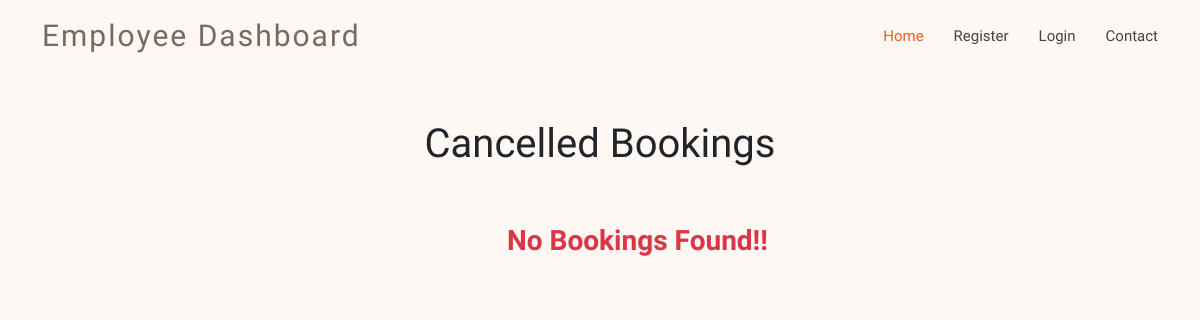
Before: /employee/cancelled_bookings/ (signed in) with the older database file.
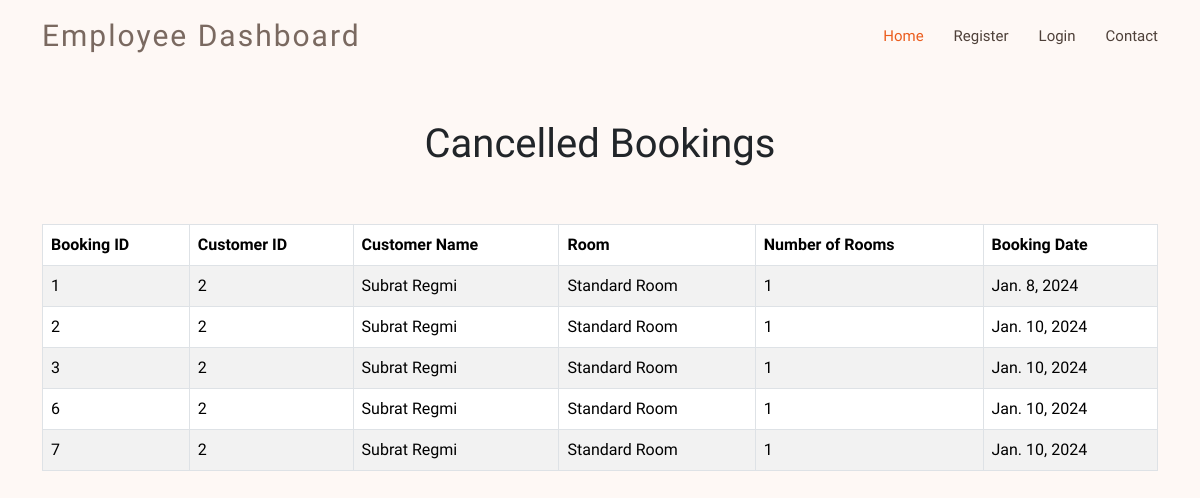
After: the same page with the newer database file.
### shared/models.py (models this page shows, shortened)
class Booking(models.Model):
    MealPlan = (
        ('Not Selected', 'None'),
        ('Meal Plan 1', 'Dinner'),
        ('Meal Plan 2', 'Dinner and Breakfast'),
        ('Meal Plan 3', 'Dinner, Breakfast, and Lunch'),
    )
    Branch = (
        ('Branch 1', 'Branch 1'),
        ('Branch 2', 'Branch 2'),
        ('Branch 3', 'Branch 3'),
        ('Branch 4', 'Branch 4'),
        ('Branch 5', 'Branch 5'),
    )
    CheckedInStatus = (
        ('True','Checked In'),
        ('False','Not Checked In'),
    )
    room = models.ForeignKey(Room, on_delete=models.CASCADE)
    customer = models.ForeignKey(CustomUser, on_delete=models.CASCADE)
    no_of_rooms = models.PositiveIntegerField(default=1)
    no_of_adults = models.PositiveIntegerField(default = 1)
    no_of_children = models.IntegerField(default = 0)
    checkin_date = models.DateField(default = datetime.now().date())
    checkin_month = models.IntegerField(null = True)
    checkin_day = models.IntegerField(null = True)
    checkout_date = models.DateField(default = datetime.now().date() + timedelta(days=1))
    booking_date = models.DateField(default = datetime.now().date())
    no_of_days = models.IntegerField(blank = True, null = True)
    weeknights = models.IntegerField(null = True)
    weekend_nights = models.IntegerField(null = True)
    lead_time = models.IntegerField(blank = True, null = True)
    meal_plan = models.CharField(max_length=255, choices = MealPlan, default = 'None')
    car_parking = models.BooleanField(default = False)
    branch = models.CharField(max_length=255, choices=Branch, default ='Branch 1')
    children_meal = models.BooleanField(default = False, null = True)
    city_map = models.BooleanField(default = False, null = True)
    tour_guide = models.BooleanField(default = False, null = True)
    airport_pickup = models.BooleanField(default = False, null = True)
    wheelchair = models.BooleanField(default = False, null = True)
    no_of_special_requests = models.IntegerField(null = True)
    dynamic_price = models.DecimalField(max_digits = 10, decimal_places = 2, null = True)
    status = models.BooleanField(null = True)
    processed = models.BooleanField(default = False)
    checked_in_status = models.CharField(null = True,max_length = 20, choices = CheckedInStatus)
    prediction_status = models.BooleanField(null = True)

class CustomUser(AbstractUser):
    email = models.EmailField(unique=True)
    username = models.CharField(max_length=255, unique = True)
    fullname = models.CharField(max_length=255)
    phone_number = models.CharField(max_length=15, blank=True, null=True, validators=[RegexValidator(regex=r'^\d+$', message='Phone number must contain only digits.')])
    is_customer = models.BooleanField(default=False)
    is_employee = models.BooleanField(default=False)
    repeated_guest = models.BooleanField(null  = True, default = False)
    previous_bookings_not_cancelled = models.IntegerField(default=0)
    previous_bookings_cancelled = models.IntegerField(default=0)
    objects = CustomUserManager()
    USERNAME_FIELD = 'email'
    REQUIRED_FIELDS = ['username', 'fullname']

class Room(models.Model):
    name = models.CharField(max_length=50)
    price = models.DecimalField(max_digits=5, default = 0, decimal_places=2)
    description = models.CharField(max_length=250, blank = True, null = True)
    image = models.ImageField(upload_to = 'uploads/rooms', null=True)
    max_capacity = models.PositiveIntegerField(null = True)

### employee/views.py (the view)
# urls.py: path('cancelled_bookings/', views.cancelled_bookings, name = 'cancelled_bookings'),
@login_required(login_url="login_emp")
def cancelled_bookings(request):
    bookings = Booking.objects.filter(status = False)
    return render(request, 'employee/cancelled_bookings.html', {'bookings':bookings})

### employee/templates/employee/cancelled_bookings.html
{% extends "employee/base_emp.html" %}
{% block content %}
<div class = 'container'>
    <br/><br/>
    <h1 class = 'col text-center'>Cancelled Bookings</h1>
    <br/><br/>
    {% if bookings %}
    <table class="table table-striped table-bordered">
    <thead>
      <tr>
        <th scope="col">Booking ID</th>
        <th scope ="col">Customer ID</th>
        <th scope ="col">Customer Name</th>
        <th scope="col">Room</th>
        <th scope="col">Number of Rooms</th>
        <th scope="col">Booking Date</th>
      </tr>
    </thead>
    <tbody>
        {% for booking in  bookings  %}
      <tr>
        <td>{{booking.id}}</a></td>
        <td>{{booking.customer.id}}</td>
        <td>{{booking.customer.fullname}}</td>
        <td>{{booking.room.name}}</td>
        <td>{{booking.no_of_rooms}}</td>
        <td>{{booking.booking_date}}</td>
      </tr>
      {% endfor %}
    </tbody>
  </table>
  {% else %}
  <div class = 'col-md-4 offset-md-5'>
  <h3 class = 'text-danger'><Strong>No Bookings Found!!</Strong></h3><br/>
  </div>
  {% endif %}
</div>
</div>
{% endblock content %}

Changed rows visible on the page:
now on this page (row edited): Booking: id "1", customer.id "2", customer.fullname "Subrat Regmi", room.name "Standard Room", no_of_rooms "1", booking_date "Jan. 8, 2024"
added Booking: id "2", customer.id "2", customer.fullname "Subrat Regmi", room.name "Standard Room", no_of_rooms "1", booking_date "Jan. 10, 2024"
added Booking: id "3", customer.id "2", customer.fullname "Subrat Regmi", room.name "Standard Room", no_of_rooms "1", booking_date "Jan. 10, 2024"
added Booking: id "6", customer.id "2", customer.fullname "Subrat Regmi", room.name "Standard Room", no_of_rooms "1", booking_date "Jan. 10, 2024"
added Booking: id "7", customer.id "2", customer.fullname "Subrat Regmi", room.name "Standard Room", no_of_rooms "1", booking_date "Jan. 10, 2024"
Other visible differences:
text no longer shown: "No Bookings Found!!"
text now shown: "Booking ID Customer ID Customer Name Room Number of Rooms Booking Date"
